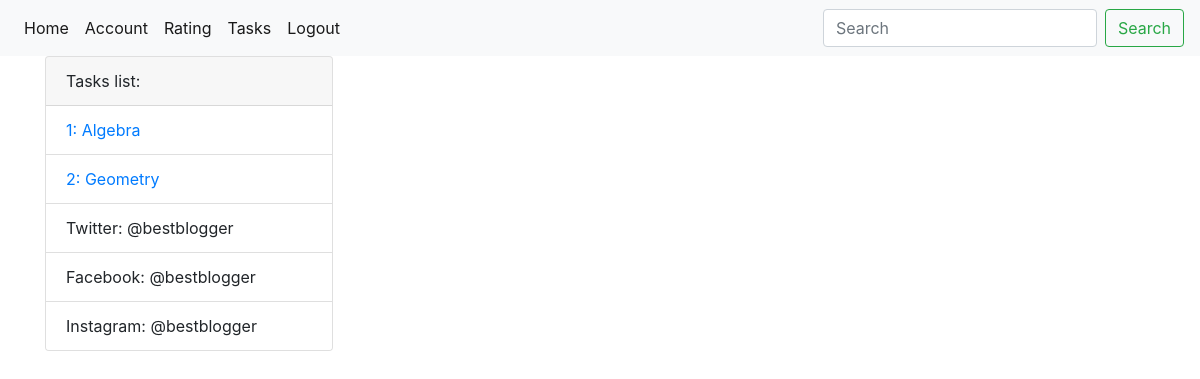
The page /tasks (signed in) on the database its author committed.
### models.py (models this page shows)
class Task(db.Model):
    id = db.Column(db.Integer, primary_key=True)
    name = db.Column(db.String(100), unique=True, nullable=False)
    text = db.Column(db.String(1000), unique=True, nullable=False)
    result = db.Column(db.Integer, nullable=True)
    def serialize(self):
        return {
            "id": self.id,
            "name": self.name,
            "text": self.text,
            "result": self.result
        }

### view/user.py (the view)
@app.route("/tasks")
def tasks():
    user = User.query.filter_by(id=current_user.id).first()
    current_task_list = [task.id for task in user.tasks]
    tasks = [task.serialize() for task in Task.query.all()]
    return render_template("tasks.html", title="Tasks", tasks=tasks,
                           list=current_task_list)

### models.py (called while the page is built)
@login_manager.user_loader
def load_user(user_id):
    return User.query.get(int(user_id))

### templates/tasks.html
{% extends 'base.html' %}
{% block content %}
  <div class="card" style="width: 18rem;">
    <div class="card-header">
      Tasks list:
    </div>
    <ol class="list-group list-group-flush">
      {% for task in tasks%}
        <li class="list-group-item"><a href="#">{{ task.id }}: {{ task.name }}</a></li>
      {% endfor %}
      <li class="list-group-item">Twitter: @bestblogger</li>
      <li class="list-group-item">Facebook: @bestblogger</li>
      <li class="list-group-item">Instagram: @bestblogger</li>
    </ol>
  </div>
{% endblock %}

### rows shown on the page
Task: id "1", name "Algebra"
Task: id "2", name "Geometry"
